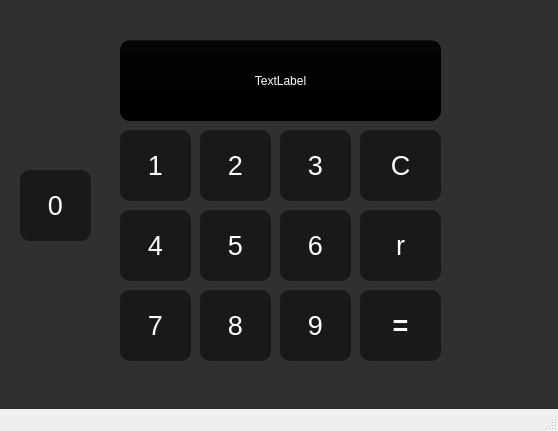
<?xml version="1.0" encoding="UTF-8"?>
<ui version="4.0">
 <class>MainWindow</class>
 <widget class="QMainWindow" name="MainWindow">
  <property name="geometry">
   <rect>
    <x>0</x>
    <y>0</y>
    <width>558</width>
    <height>431</height>
   </rect>
  </property>
  <property name="windowTitle">
   <string>MainWindow</string>
  </property>
  <widget class="QWidget" name="centralwidget">
   <property name="styleSheet">
    <string notr="true">#centralwidget{
	background-color:#303030;
}</string>
   </property>
   <widget class="QLabel" name="calcOutputText">
    <property name="geometry">
     <rect>
      <x>120</x>
      <y>40</y>
      <width>321</width>
      <height>81</height>
     </rect>
    </property>
    <property name="styleSheet">
     <string notr="true">#calcOutputText{background-color:qlineargradient(spread:pad, x1:1, y1:1, x2:1, y2:0, stop:0 rgba(0, 0, 0, 255), stop:0.977273 rgba(4, 4, 4, 255), stop:1 rgba(27, 27, 27, 255));color:white;text-align:center;border-radius:10px}</string>
    </property>
    <property name="text">
     <string>TextLabel</string>
    </property>
    <property name="alignment">
     <set>Qt::AlignCenter</set>
    </property>
   </widget>
   <widget class="QPushButton" name="numpadBack">
    <property name="geometry">
     <rect>
      <x>360</x>
      <y>130</y>
      <width>81</width>
      <height>71</height>
     </rect>
    </property>
    <property name="font">
     <font>
      <pointsize>20</pointsize>
      <bold>false</bold>
     </font>
    </property>
    <property name="styleSheet">
     <string notr="true">QPushButton{background-color:rgb(25, 25, 25);color:white;border:0px solid;border-radius:10px}
QPushButton::hover{background-color:white;  transition: 0.3s;color:black}
</string>
    </property>
    <property name="text">
     <string>C</string>
    </property>
   </widget>
   <widget class="QPushButton" name="numpadThree">
    <property name="geometry">
     <rect>
      <x>280</x>
      <y>130</y>
      <width>71</width>
      <height>71</height>
     </rect>
    </property>
    <property name="font">
     <font>
      <pointsize>20</pointsize>
      <bold>false</bold>
     </font>
    </property>
    <property name="styleSheet">
     <string notr="true">QPushButton{background-color:rgb(25, 25, 25);color:white;border:0px solid;border-radius:10px}
QPushButton::hover{background-color:white;  transition: 0.3s;color:black}
</string>
    </property>
    <property name="text">
     <string>3</string>
    </property>
   </widget>
   <widget class="QPushButton" name="numpadTwo">
    <property name="geometry">
     <rect>
      <x>200</x>
      <y>130</y>
      <width>71</width>
      <height>71</height>
     </rect>
    </property>
    <property name="font">
     <font>
      <pointsize>20</pointsize>
      <bold>false</bold>
     </font>
    </property>
    <property name="styleSheet">
     <string notr="true">QPushButton{background-color:rgb(25, 25, 25);color:white;border:0px solid;border-radius:10px}
QPushButton::hover{background-color:white;  transition: 0.3s;color:black}
</string>
    </property>
    <property name="text">
     <string>2</string>
    </property>
   </widget>
   <widget class="QPushButton" name="numpadOne">
    <property name="geometry">
     <rect>
      <x>120</x>
      <y>130</y>
      <width>71</width>
      <height>71</height>
     </rect>
    </property>
    <property name="font">
     <font>
      <pointsize>20</pointsize>
      <bold>false</bold>
     </font>
    </property>
    <property name="styleSheet">
     <string notr="true">QPushButton{background-color:rgb(25, 25, 25);color:white;border:0px solid;border-radius:10px}
QPushButton::hover{background-color:white;  transition: 0.3s;color:black}
</string>
    </property>
    <property name="text">
     <string>1</string>
    </property>
   </widget>
   <widget class="QPushButton" name="numpadFour">
    <property name="geometry">
     <rect>
      <x>120</x>
      <y>210</y>
      <width>71</width>
      <height>71</height>
     </rect>
    </property>
    <property name="font">
     <font>
      <pointsize>20</pointsize>
      <bold>false</bold>
     </font>
    </property>
    <property name="styleSheet">
     <string notr="true">QPushButton{background-color:rgb(25, 25, 25);color:white;border:0px solid;border-radius:10px}
QPushButton::hover{background-color:white;  transition: 0.3s;color:black}
</string>
    </property>
    <property name="text">
     <string>4</string>
    </property>
   </widget>
   <widget class="QPushButton" name="numpadFive">
    <property name="geometry">
     <rect>
      <x>200</x>
      <y>210</y>
      <width>71</width>
      <height>71</height>
     </rect>
    </property>
    <property name="font">
     <font>
      <pointsize>20</pointsize>
      <bold>false</bold>
     </font>
    </property>
    <property name="styleSheet">
     <string notr="true">QPushButton{background-color:rgb(25, 25, 25);color:white;border:0px solid;border-radius:10px}
QPushButton::hover{background-color:white;  transition: 0.3s;color:black}
</string>
    </property>
    <property name="text">
     <string>5</string>
    </property>
   </widget>
   <widget class="QPushButton" name="numpadSix">
    <property name="geometry">
     <rect>
      <x>280</x>
      <y>210</y>
      <width>71</width>
      <height>71</height>
     </rect>
    </property>
    <property name="font">
     <font>
      <pointsize>20</pointsize>
      <bold>false</bold>
     </font>
    </property>
    <property name="styleSheet">
     <string notr="true">QPushButton{background-color:rgb(25, 25, 25);color:white;border:0px solid;border-radius:10px}
QPushButton::hover{background-color:white;  transition: 0.3s;color:black}
</string>
    </property>
    <property name="text">
     <string>6</string>
    </property>
   </widget>
   <widget class="QPushButton" name="numpadAdd">
    <property name="geometry">
     <rect>
      <x>360</x>
      <y>210</y>
      <width>81</width>
      <height>71</height>
     </rect>
    </property>
    <property name="font">
     <font>
      <pointsize>20</pointsize>
      <bold>false</bold>
     </font>
    </property>
    <property name="styleSheet">
     <string notr="true">QPushButton{background-color:rgb(25, 25, 25);color:white;border:0px solid;border-radius:10px}
QPushButton::hover{background-color:white;  transition: 0.3s;color:black}
</string>
    </property>
    <property name="text">
     <string>r</string>
    </property>
   </widget>
   <widget class="QPushButton" name="numpadSeven">
    <property name="geometry">
     <rect>
      <x>120</x>
      <y>290</y>
      <width>71</width>
      <height>71</height>
     </rect>
    </property>
    <property name="font">
     <font>
      <pointsize>20</pointsize>
      <bold>false</bold>
     </font>
    </property>
    <property name="styleSheet">
     <string notr="true">QPushButton{background-color:rgb(25, 25, 25);color:white;border:0px solid;border-radius:10px}
QPushButton::hover{background-color:white;  transition: 0.3s;color:black}
</string>
    </property>
    <property name="text">
     <string>7</string>
    </property>
   </widget>
   <widget class="QPushButton" name="numpadEight">
    <property name="geometry">
     <rect>
      <x>200</x>
      <y>290</y>
      <width>71</width>
      <height>71</height>
     </rect>
    </property>
    <property name="font">
     <font>
      <pointsize>20</pointsize>
      <bold>false</bold>
     </font>
    </property>
    <property name="styleSheet">
     <string notr="true">QPushButton{background-color:rgb(25, 25, 25);color:white;border:0px solid;border-radius:10px}
QPushButton::hover{background-color:white;  transition: 0.3s;color:black}
</string>
    </property>
    <property name="text">
     <string>8</string>
    </property>
   </widget>
   <widget class="QPushButton" name="numpadNine">
    <property name="geometry">
     <rect>
      <x>280</x>
      <y>290</y>
      <width>71</width>
      <height>71</height>
     </rect>
    </property>
    <property name="font">
     <font>
      <pointsize>20</pointsize>
      <bold>false</bold>
     </font>
    </property>
    <property name="styleSheet">
     <string notr="true">QPushButton{background-color:rgb(25, 25, 25);color:white;border:0px solid;border-radius:10px}
QPushButton::hover{background-color:white;  transition: 0.3s;color:black}
</string>
    </property>
    <property name="text">
     <string>9</string>
    </property>
   </widget>
   <widget class="QPushButton" name="numpadEqual">
    <property name="geometry">
     <rect>
      <x>360</x>
      <y>290</y>
      <width>81</width>
      <height>71</height>
     </rect>
    </property>
    <property name="font">
     <font>
      <pointsize>20</pointsize>
      <bold>true</bold>
      <kerning>true</kerning>
     </font>
    </property>
    <property name="styleSheet">
     <string notr="true">QPushButton{background-color:rgb(25, 25, 25);color:white;border:0px solid;border-radius:10px}
QPushButton::hover{background-color:white;  transition: 0.3s;color:black}
</string>
    </property>
    <property name="text">
     <string>=</string>
    </property>
   </widget>
   <widget class="QPushButton" name="numpadZero">
    <property name="geometry">
     <rect>
      <x>20</x>
      <y>170</y>
      <width>71</width>
      <height>71</height>
     </rect>
    </property>
    <property name="font">
     <font>
      <pointsize>20</pointsize>
      <bold>false</bold>
     </font>
    </property>
    <property name="styleSheet">
     <string notr="true">QPushButton{background-color:rgb(25, 25, 25);color:white;border:0px solid;border-radius:10px}
QPushButton::hover{background-color:white;  transition: 0.3s;color:black}
</string>
    </property>
    <property name="text">
     <string>0</string>
    </property>
   </widget>
  </widget>
  <widget class="QMenuBar" name="menubar">
   <property name="geometry">
    <rect>
     <x>0</x>
     <y>0</y>
     <width>558</width>
     <height>22</height>
    </rect>
   </property>
  </widget>
  <widget class="QStatusBar" name="statusbar"/>
 </widget>
 <resources/>
 <connections>
  <connection>
   <sender>numpadBack</sender>
   <signal>pressed()</signal>
   <receiver>calcOutputText</receiver>
   <slot>clear()</slot>
   <hints>
    <hint type="sourcelabel">
     <x>400</x>
     <y>187</y>
    </hint>
    <hint type="destinationlabel">
     <x>280</x>
     <y>102</y>
    </hint>
   </hints>
  </connection>
 </connections>
</ui>
